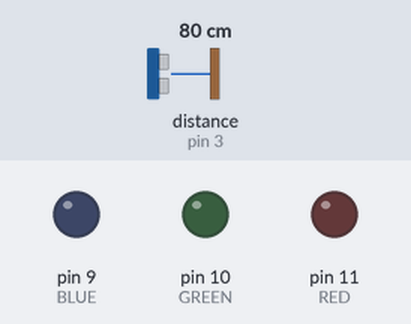
Recording of a sketch running on a simulated Arduino Uno, built with avr-gcc and run on an emulated ATmega328P. Shown: output pins drawn as LEDs (lit = HIGH). Wiring (inferred from the names in the program): ultrasonic range finder: trigger pin 2; echo pin 3. The test bench sets the inputs (shaded band); at power-on: distance to the obstacle (sensor on pin 3) 80 cm. The echo pulse lasts 58.3 µs per cm; pins used as bus, display or sensor lines are not drawn.

Above: at 1.2 s.
1.3 s: distance to the obstacle (sensor on pin 3) set to 43 cm
2.8 s: distance to the obstacle (sensor on pin 3) set to 37 cm
At 3.3 s:
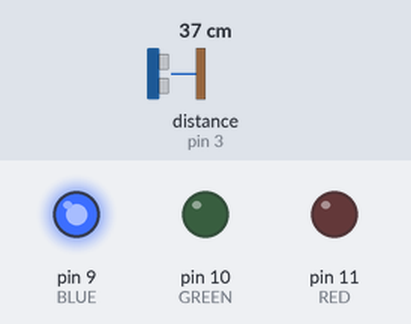
4.3 s: distance to the obstacle (sensor on pin 3) set to 23 cm
5.8 s: distance to the obstacle (sensor on pin 3) set to 19 cm
At 6.9 s:
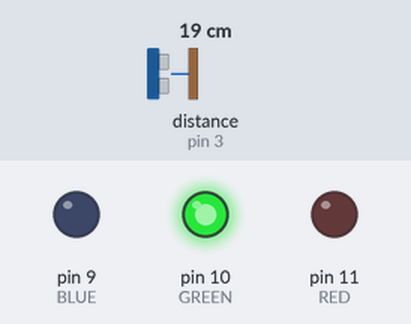
7.3 s: distance to the obstacle (sensor on pin 3) set to 12 cm
8.8 s: distance to the obstacle (sensor on pin 3) set to 9 cm
At 9.5 s:
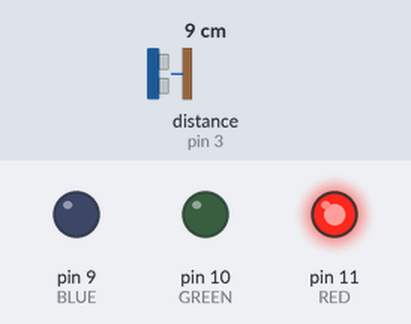
Timing chart, 0 to 11.3 s (numbered marks = the images above; inputs shaded):
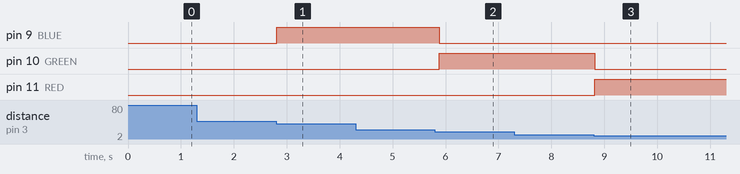

The sketch:

mine_ultrasonic_waves_LED.ino
```cpp
// 초음파 센서

#define TRIG 2
#define ECHO 3
#define RED 11
#define GREEN 10
#define BLUE 9

void setup() {
  pinMode(TRIG, OUTPUT);
  pinMode(ECHO, INPUT);

}

void loop() {
  // put your main code here, to run repeatedly:
  LEDtoDISTANCE();

}

void LEDtoDISTANCE() {
  digitalWrite(TRIG, LOW);
  delayMicroseconds(2);
  digitalWrite(TRIG, HIGH);
  delayMicroseconds(10);
  digitalWrite(TRIG, LOW);

  long distance = pulseIn(ECHO, HIGH) / 58.2;

  analogWrite(RED, 0);
  analogWrite(GREEN, 0);
  analogWrite(BLUE, 0);

  if(distance < 10){
    analogWrite(RED, 255);
  }
  else if(distance < 20){
    analogWrite(GREEN, 255);
  }
  else if(distance < 40){
    analogWrite(BLUE, 255);
  }

  delay(100);
}
```

Measured:
- the behaviour switches between 41 and 40 cm on distance to the obstacle (sensor on pin 3) (found by bisection; images 0 and 1)
- the behaviour switches between 21 and 20 cm on distance to the obstacle (sensor on pin 3) (found by bisection; images 1 and 2)
- the behaviour switches between 11 and 10 cm on distance to the obstacle (sensor on pin 3) (found by bisection; images 2 and 3)
- after the input at 1.3 s, every drawn part: stays the same
- after the input at 2.8 s, pin 9 (BLUE): LOW → HIGH at once
- after the input at 5.8 s, pin 9 (BLUE): HIGH → LOW after 0.08 s; pin 10 (GREEN): LOW → HIGH after 0.08 s
- after the input at 8.8 s, pin 10 (GREEN): HIGH → LOW at once; pin 11 (RED): LOW → HIGH at once
